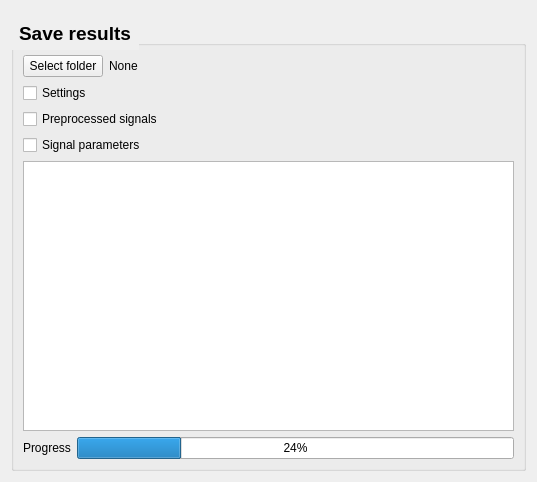
<?xml version="1.0" encoding="UTF-8"?>
<ui version="4.0">
 <class>Form</class>
 <widget class="QWidget" name="Form">
  <property name="geometry">
   <rect>
    <x>0</x>
    <y>0</y>
    <width>537</width>
    <height>482</height>
   </rect>
  </property>
  <property name="windowTitle">
   <string>Form</string>
  </property>
  <layout class="QVBoxLayout" name="verticalLayout">
   <item>
    <widget class="QFrame" name="topContentWidget">
     <property name="styleSheet">
      <string notr="true">QFrame {
	border: none;
}</string>
     </property>
     <property name="frameShape">
      <enum>QFrame::StyledPanel</enum>
     </property>
     <property name="frameShadow">
      <enum>QFrame::Raised</enum>
     </property>
    </widget>
   </item>
   <item>
    <widget class="QGroupBox" name="groupBox">
     <property name="font">
      <font>
       <pointsize>14</pointsize>
       <weight>75</weight>
       <bold>true</bold>
      </font>
     </property>
     <property name="styleSheet">
      <string notr="true">QGroupBox::title {
    subcontrol-origin: margin;
    subcontrol-position: top left; 
    padding: 5px;                 
    letter-spacing: 1px;
    
    color: qlineargradient(
        spread:pad, x1:0, y1:0, x2:1, y2:0,
        stop:0 #6a0dad, stop:1 #ec407a
    );
}</string>
     </property>
     <property name="title">
      <string>Save results</string>
     </property>
     <layout class="QVBoxLayout" name="verticalLayout_2">
      <item>
       <layout class="QHBoxLayout" name="horizontalLayout_4">
        <item>
         <widget class="QPushButton" name="selectfolderButton">
          <property name="text">
           <string>Select folder</string>
          </property>
         </widget>
        </item>
        <item>
         <widget class="QLabel" name="selectfolderLabel">
          <property name="text">
           <string>None</string>
          </property>
         </widget>
        </item>
        <item>
         <spacer name="horizontalSpacer_3">
          <property name="orientation">
           <enum>Qt::Horizontal</enum>
          </property>
          <property name="sizeHint" stdset="0">
           <size>
            <width>40</width>
            <height>20</height>
           </size>
          </property>
         </spacer>
        </item>
       </layout>
      </item>
      <item>
       <widget class="QCheckBox" name="settingsCBox">
        <property name="toolTip">
         <string>JSON file with the full configuration in the analyzer.</string>
        </property>
        <property name="text">
         <string>Settings</string>
        </property>
       </widget>
      </item>
      <item>
       <widget class="QCheckBox" name="prepsignalsCBox">
        <property name="toolTip">
         <string>.mat files with the preprocessed signals</string>
        </property>
        <property name="text">
         <string>Preprocessed signals</string>
        </property>
       </widget>
      </item>
      <item>
       <widget class="QCheckBox" name="paramsignalsCBox">
        <property name="toolTip">
         <string>.mat files with the extracted parameters.</string>
        </property>
        <property name="text">
         <string>Signal parameters</string>
        </property>
       </widget>
      </item>
      <item>
       <widget class="QTextBrowser" name="logtextBrowser"/>
      </item>
      <item>
       <layout class="QHBoxLayout" name="horizontalLayout_3">
        <item>
         <widget class="QLabel" name="progressLabel">
          <property name="text">
           <string>Progress</string>
          </property>
         </widget>
        </item>
        <item>
         <widget class="QProgressBar" name="progressBar">
          <property name="value">
           <number>24</number>
          </property>
         </widget>
        </item>
       </layout>
      </item>
     </layout>
    </widget>
   </item>
  </layout>
 </widget>
 <resources/>
 <connections/>
</ui>
